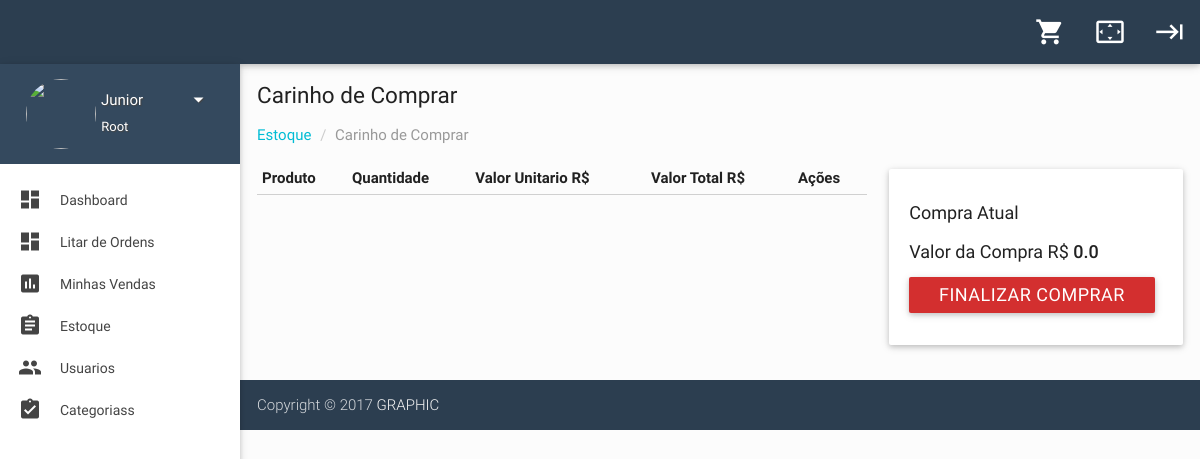
Page /carinho-compras/ (signed in) on the committed database.
### accounts/models.py (models this page shows, shortened)
class User(AbstractBaseUser, PermissionsMixin):
    ROOT = 0
    ADM = 1
    SALESMAN = 2
    CUSTOMER = 3
    TYPES = (
        (ROOT, 'Root'),
        (ADM, 'Administrador'),
        (SALESMAN, 'Vendedor'),
        (CUSTOMER, 'Cliente')
    )
    ACTIVATED = 0
    DISABLED = 1
    BLOCKED = 2
    STATUS = (
        (ACTIVATED, 'activated'),
        (DISABLED, 'disabled'),
        (BLOCKED, 'blocked'),
    )
    PADRAO = 0
    CAMPO = 1
    VINHO = 2
    THEMES = (
        (PADRAO, 'padrao'),
        (CAMPO, 'campo'),
        (VINHO, 'vinho')
    )
    name = models.CharField('Nome', max_length=150)
    email = models.EmailField('Email', unique=True)
    phone = models.CharField('Telefone', max_length=40, null=True)
    status = models.IntegerField('Status', choices=STATUS, default=ACTIVATED)
    username = models.CharField('Usuário', max_length=30, unique=True, validators=[
    validators.RegexValidator(
        re.compile('^[\w.@+-]+$'),
            'Informe o nome de usuário válido',
            'Este valor deve conter apenas letras, números '
            'e os caracteres: @/./+/-/_ .',
            'Inválido'
            )
        ], help_text='Um nome curto que será usado para identificá-lo de forma única no sistema'
    )
    avatar = models.CharField('Foto', max_length=350, default='https://res.cloudinary.com/graphic/image/upload/v1510588337/User/user-default.jpg')
    theme = models.IntegerField('Tema', choices=THEMES, default=PADRAO)
    nivel = models.IntegerField('Nível', choices=TYPES, default=CUSTOMER)
    is_staff = models.BooleanField('Equipe', default=False)
    is_active = models.BooleanField('Ativo', default=True)
    USERNAME_FIELD = 'username'
    REQUIRED_FIELDS = ['email', 'name']
    objects = UserManager()
    class Meta:
        verbose_name = 'Usuário'
        verbose_name_plural = 'Usuários'
        ordering = ['name']
    def __str__(self):
        return self.name

### store/models.py (models this page shows)
class Order(models.Model):
    SHOPPING = 0
    FINISHED = 1
    FACTORY = 2
    DELIVERED = 3
    STATUS= (
        (SHOPPING, 'Comprando'),
        (FINISHED, 'Finalizada'),
        (FACTORY, 'Fabricar'),
        (DELIVERED, 'Entregue'),
    )
    name = models.CharField('Cliente', max_length= 150, null=True)
    valueTotal = models.FloatField('Valor Total', null=True, default=0)
    status = models.IntegerField('Status', choices=STATUS, default=SHOPPING)
    dateStart = models.DateTimeField('Data Compra', auto_now=True)
    dateEnd = models.DateField('Data Entrega', null=True)
    user = models.ForeignKey(User, verbose_name="Usuario", on_delete=models.CASCADE)
    class Meta:
        verbose_name = 'Ordem'
        verbose_name_plural = 'Ordens'
        ordering = ['dateStart']

### store/views_dashboard.py (the view)
class ListCartItemView(LoginRequiredMixin, IsSalesMan, ListView):
    model = Cart
    context_object_name = 'itens_cart'
    template_name = 'dashboard/cart.html'
    paginate_by = 12
    def get_context_data(self, **kwargs):
        context = super(ListCartItemView, self).get_context_data(**kwargs)
        us = self.request.user
        context['ord'] = Order.objects.get(user=us.pk , status=0)
        return context
    def get_queryset(self):
        us = self.request.user
        ordem = Order.objects.get(user=us.pk , status=0)
        queryset = Cart.objects.filter(order=ordem.pk)
        return queryset

### accounts/polices.py (called while the page is built)
    def dispatch(self, request, *args, **kwargs):
        if not (request.user.nivel == 0 or request.user.nivel == 1 or request.user.nivel == 2):
            return redirect('store:dashboard')
        return super(IsSalesMan, self).dispatch(request, *args, **kwargs)

### store/templates/dashboard/cart.html (shortened to what this page needs)
{% extends "dashboard/base.html" %}
{% block content %}
<div class="col s12 m12 l12">
  <h5 class="breadcrumbs-title">Carinho de Comprar</h5>
  <ol class="breadcrumb">
    <li class="active">
      <a href="{% url 'products:list_product' %}">Estoque</a>
    </li>
    <li class="active">Carinho de Comprar</li>
  </ol>
</div>
<div class="row">
<div class="col s12 m12 l8">
  <table class="striped">
    <thead>
      <tr>
        <th>Produto</th>
        <th>Quantidade</th>
        <th>Valor Unitario R$</th>
        <th>Valor Total R$</th>
        <th>Ações</th>
      </tr>
    </thead>
 </table>
</div>
<div class="col s12 m12 l4">
 <div id="profile-card" class="card">
  <div class="card-content">
    <div class="row">
      <div class="col s12">
        <p>Compra Atual <strong></strong></p>
        <p>
          Valor da Compra R$ <strong>{{ord.valueTotal}}</strong>
        </p>
        <p>
          <a href="{% url 'store:finalizar' ord.pk %}" class="btn waves-effect red darken-2">Finalizar Comprar</a>
        </p>
      </div>
    </div>
  </div>
</div>
</div>
</div>
{% endblock  %}

### core/dashboard/sidebar.html (shortened to what this page needs)
<aside id="left-sidebar-nav">
  <ul id="slide-out" class="side-nav fixed leftside-navigation">
    <li class="user-details">
      <div class="row">
        <div class="col col s4 m4 l4">
          <img src="{{user.avatar}}" alt="" class="circle osgeni-img-profile valign profile-image">
        </div>
        <div class="col col s8 m8 l8">
          <a class="btn-flat dropdown-button waves-effect waves-light white-text profile-btn" href="#" data-activates="profile-dropdown">
            {{user}}
            <i class="mdi-navigation-arrow-drop-down right"></i>
          </a>
          <p class="user-roal">{{user.get_nivel_display}}</p>
        </div>
      </div>
    </li>
    {% if user.nivel == 0 or user.nivel == 1 %}
    <li class="bold {% if request.resolver_match.url_name == 'dashboard' %} active {% endif %}">
      <a href="{% url 'store:dashboard' %}" class="waves-effect waves-cyan">
        <i class="mdi-action-dashboard"></i> Dashboard
      </a>
    </li>
    <li class="bold {% if request.resolver_match.url_name == 'listar-ordens' %} active {% endif %}">
      <a href="{% url 'store:listar-ordens' %}" class="waves-effect waves-cyan">
        <i class="mdi-action-dashboard"></i> Litar de Ordens
      </a>
    </li>
    {% endif %}
    <li class="bold {% if request.resolver_match.url_name == 'minhas-ordens' %} active {% endif %}">
      <a href="{% url 'store:minhas-ordens' %}" class="waves-effect waves-cyan">
        <i class="mdi-action-assessment"></i> Minhas Vendas
      </a>
    </li>
    <li class="bold {% if request.resolver_match.url_name == 'list_product' %} active {% endif %}">
      <a href="{% url 'products:list_product' %}" class="waves-effect waves-cyan">
        <i class="mdi-action-assignment"></i> Estoque
      </a>
    </li>
  {% if user.nivel == 0 or user.nivel == 1 %}
    <li class="bold {% if request.resolver_match.url_name == 'list_user' %} active {% endif %}">
      <a href="{% url 'accounts:list_user' %}" class="waves-effect waves-cyan">
        <i class="mdi-social-group"></i> Usuarios
      </a>
    </li>
    <li class="bold {% if request.resolver_match.url_name == 'list_categories' %} active {% endif %}">
      <a href="{% url 'categories:list_categories'%}" class="waves-effect waves-cyan">
        <i class="mdi-action-assignment-turned-in"></i> Categoriass
      </a>
    </li>
  {% endif %}
  </ul>
</aside>

### core/static/css/style.css (style rules this page uses)
body { background-color: #fcfcfc; }
#content .container .row { margin-bottom: 0; }
ul.side-nav.fixed { top: 64px; }
.side-nav a { line-height: 42px; height: 42px; }
#left-sidebar-nav { position: fixed; width: 100px; left: 180px; z-index: 999; height: auto; }
#slide-out li a i { line-height: inherit; width: 2rem; font-size: 1.6rem; display: block; float: left; text-align: center; margin-right: 1rem; }
ul.side-nav li { padding: 0; }
ul.side-nav.fixed { overflow: hidden; }
ul.side-nav.fixed li { line-height: 44px; }
ul.side-nav.fixed li a { font-size: 14px; font-weight: 400; }
ul.side-nav.fixed li.user-details { background-color: #34495e !important; width: 100%; height: 100px; margin-bottom: 15px; padding: 15px 0px 0px 15px; }
.user-details .row { margin: 0; }
ul.side-nav.fixed .profile-btn { margin: 0; text-transform: capitalize; padding: 0; text-shadow: 1px 1px 1px #444; font-size: 15px; }
.user-roal { color: #fff; margin-top: -16px; font-size: 13px; text-shadow: 1px 1px 1px #444; }
.bold > a { font-weight: bold; }
.breadcrumb { padding: 0px; margin: 15px 0px; list-style: none; }
.breadcrumbs-title { font-size: 1.5rem; line-height: 1.804rem; margin: 18px 0px 0px 0px; }
.breadcrumb > li { display: inline-block; }
.breadcrumb a { color: #00bcd4; }
.breadcrumb .active { font-weight: normal; color: #999; }
.breadcrumb > li + li:before { padding: 0 5px; color: #ccc; content: "/\00a0"; }
#profile-card .card-content p { font-size: 1.2rem; margin: 10px 0 12px 0; }
#flotchart td, th { padding: 5px; }

### core/static/css/custom.css (style rules this page uses)
.osgeni-img-profile { width: 70px !important; height: 70px !important; }

### rows in the picture
User: name "Junior", nivel "Root"
Order: valueTotal "0.0"
